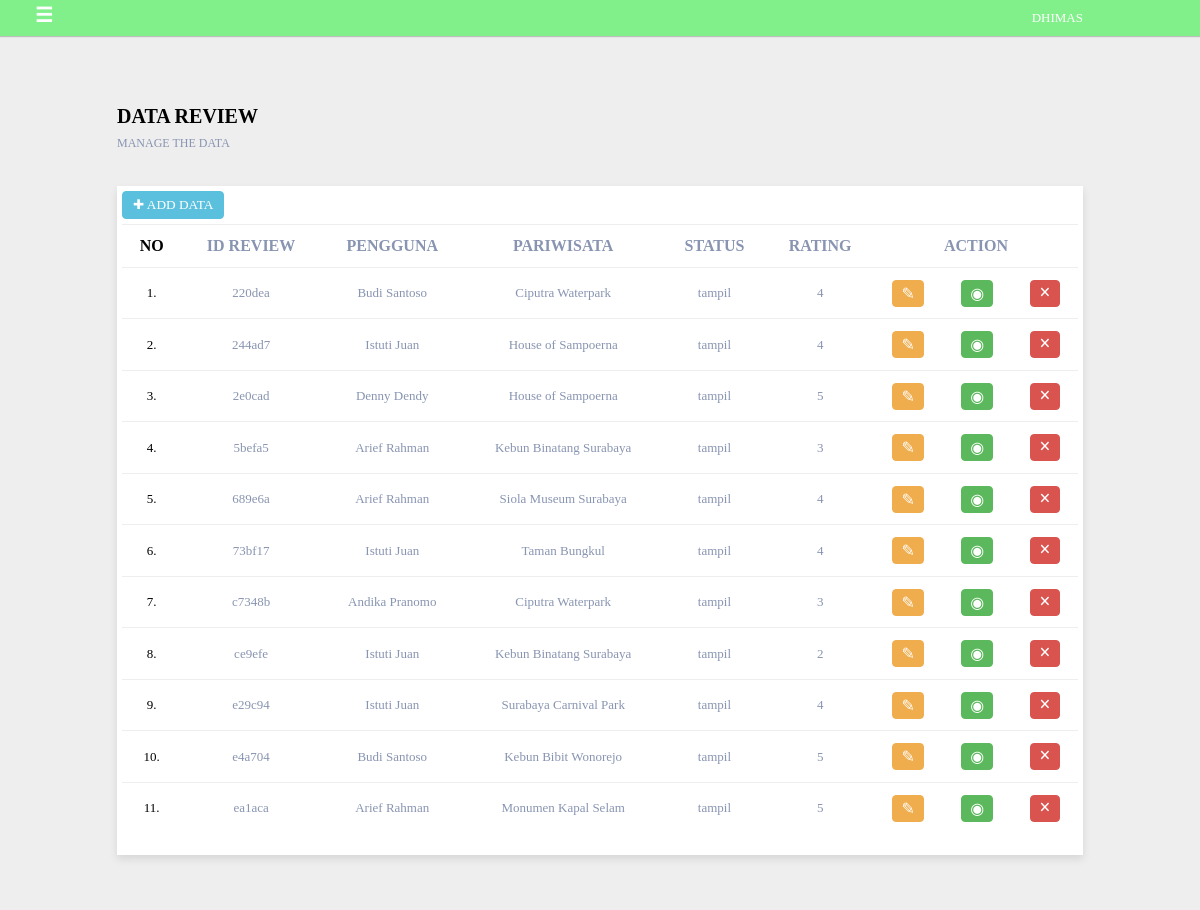
The page /discover_jatim/admin/index.php?p=index_review (signed in) on the database its author committed.
### tables this page shows
CREATE TABLE `review` (
  `id_review` char(6) NOT NULL,
  `id_pengguna` char(6) NOT NULL,
  `id_pariwisata` char(6) NOT NULL,
  `status` enum('tampil','tidak tampil') NOT NULL,
  `rating_review` int(7) NOT NULL,
  `deskripsi_review` text NOT NULL
);

CREATE TABLE `pengguna` (
  `id_pengguna` char(6) NOT NULL,
  `nama_pengguna` varchar(25) NOT NULL,
  `kata_sandi` varchar(12) NOT NULL,
  `no_telp` varchar(15) NOT NULL,
  `email` varchar(30) NOT NULL,
  `foto_pengguna` varchar(100) NOT NULL
);

CREATE TABLE `pariwisata` (
  `id_pariwisata` char(6) NOT NULL,
  `id_daerah` char(6) NOT NULL,
  `nama_tempat` varchar(25) NOT NULL,
  `alamat_pariwisata` varchar(50) NOT NULL,
  `biaya_masuk` decimal(14,2) NOT NULL,
  `deskripsi_pariwisata` text NOT NULL,
  `avg_rating` decimal(14,2) DEFAULT NULL,
  `link_website` varchar(100) NOT NULL
);

### discover_jatim/admin/modules_backend/index_review.php (the view, shortened to what this page needs)
<?php
	if(@$_SESSION['administrator'] ==""){
		echo"
			<script>
				window.location.href='index.php';
			</script>
		";
		}else{
?>
	<div class="container" id="content_sidebar">
		<div class="row">
			<div class="col-12">
				<div class="trash_content">
				</div>
			</div>
		</div>
		<div class="row">
			<div class="col-6">
				<div class="title-content">
					<strong>DATA REVIEW</strong>
					<small class="small-title-content">MANAGE THE DATA</small>
				</div>
			</div>
		</div>
		<div class="row">
			<div class="col-12">
				<div class="wishlist">
					<table class="table table-hover">
						<thead>
							<tr>
								<th style="color:#000;">NO</th>
								<th>ID REVIEW</th>
								<th>PENGGUNA</th>
								<th>PARIWISATA</th>
								<th>STATUS</th>
								<th>RATING</th>
								<th colspan="3">ACTION</th>
						</thead>
						<tbody>
							<a href="index.php?p=form_review">
							<button type="button" class="tambah_data">
								&#10010; ADD DATA
							</button>
							</a>
							<?php
								$no = 1;
								$sql = $db->prepare("SELECT R.*, P.nama_pengguna , PR.nama_tempat FROM review AS R LEFT JOIN pengguna AS P ON(R.id_pengguna = P.id_pengguna) LEFT JOIN pariwisata AS PR ON(R.id_pariwisata = PR.id_pariwisata)");
								$sql->execute();
								while($hasil = $sql->fetch(PDO::FETCH_ASSOC)){
							?>
								<tr>
									<td style="color:#000;"><?php echo $no; ?>.</td>
									<td><?php echo $hasil['id_review']; ?></td>
									<td><?php echo $hasil['nama_pengguna']; ?></td>
									<td><?php echo $hasil['nama_tempat']; ?></td>
									<td><?php echo $hasil['status']; ?></td>
									<td><?php echo $hasil['rating_review']; ?></td>
									<td><input type="button" value="&#9998;" class="edit_button" onclick="javascript:window.location.href='index.php?p=form_review&id=<?php echo addslashes(base64_encode(@$hasil['id_review'])); ?>'; " />
									</td>
									<td><input type="button" value="&#9673;" class="view_button" onclick="javascript:window.location.href='index.php?p=form_review&idview=<?php echo addslashes(base64_encode(@$hasil['id_review'])); ?>'; " />
									</td>
									<td><input type="button" class="delete_button" value="&times;"onclick="javascript:if(confirm('Are You Sure Want To Delete ?') == true) {window.location.href='modules_backend/proses_review.php?id=<?php echo base64_encode(@$hasil['id_review']); ?>&proc=delete'} "/>
									</td>
								<tr>
							<?php
								$no = $no +1;
								}
							?>
						</tbody>
					</table>
				</div>
			</div>
		</div>
	</div>
		<?php } ?>

### discover_jatim/admin/modules_backend/header.php (shortened to what this page needs)
<?php include("../database.php");?>
<html>
<head>
	<link rel="stylesheet" type="text/css" href="../includes/backend/css/style.css">
</head>
<body>
	<header class="large">
		<div class="top-menu">
			<div class="container">
				<div class="row">
					<div class="col-12">
						<li class="menu-right">
							<?php if(@$_SESSION['administrator'] !=""){ ?>
							<?php
								$sql = $db->prepare ("SELECT id_admin, administrator, password, foto_admin FROM admin WHERE administrator = '$_SESSION[administrator]'");
								$sql->execute();
								$hasil = $sql->fetch(PDO::FETCH_ASSOC)
							?>
							<a class="focus_account"><?php echo @$hasil['administrator'];?>
							</a>
							<?php }else{ ?>
								<a href="index.php">ADMIN</a>
							<?php } ?>
						</li>
					</div>
				</div>
			</div>
		</div>
	</header>
	<?php if(@$_SESSION['administrator'] !="" && @$_GET['p'] !="") {?>
		<label for="sidebar" class="open_side">
			&#9776;
		</label>
	<?php } ?>

### discover_jatim/includes/backend/css/style.css (style rules this page uses)
* { font-family:Lucida Sans; margin:0; padding:0; box-sizing:border-box; }
div { display:block; }
body { width:100%; height:auto; background-color:#eee; }
.container { padding-right:87px; padding-left:87px; margin-left:auto; margin-right:auto; }
.row { margin-left:15px;margin-right:15px; }
.container:before, .container:after, .row:before, .row:after { content:" ";display:table; }
.container:after,.row:after { clear:both; }
.col-6 { width:50%; }
.col-12 { width:100%; }
.col-1, .col-2, .col-3, .col-4, .col-5, .col-6, .col-7, .col-8, .col-9, .col-10, .col-11, .col-12 { min-height:1; position:relative; padding-left:15px; padding-right:15px; float:left; }
header { box-shadow:0 1px 1px 0 rgba(0,0,0,0.2); display:block; position:fixed; top:0; left:0; right:0; z-index:9; }
header.small, header.large, header.large .top-menu, header.large .top-menu2, header.large .top-menu2 nav.nav, header.large .top-menu2 nav.nav li, header.large .top-menu2 nav.nav ul, header.large .top-menu2 nav.nav a, header.large .top-menu2, header.small .nav a, header.small .nav, header.small .top-menu2, header, header.small .circle-cart, header.small .cart-icon, header.small input.ani { transition:all 0.3s ease-in-out; }
.top-menu { background-color:#82f08a; color:#fff; font-size:13px; padding:10px 0px; position:relative; }
.top-menu li { list-style:none; float:left; }
.top-menu a { text-decoration:none; color:#ccc; transition:all 0.3s ease-in-out; }
li.menu-right { float:right; }
.trash_content { padding:25px 0; }
strong { display:block; }
.title-content { margin-top:55px; margin-bottom:35px; font-size:20px; }
small.small-title-content { display:block; font-size:12px; color:#8894b1; margin-top:8px; }
* { padding:0; margin:0; }
.wishlist { padding:5px; margin-bottom:55px; background-color:#fff; box-shadow:0 4px 8px 0 rgba(0,0,0,0.1); }
.wishlist tr td { word-wrap:break-word; }
table { border-collapse:collapse; }
.table { margin-bottom:1rem; width:100%; }
.table th, .table td { border-top:1px solid #eceeef; padding:0.75rem; }
.table thead th { font-weight:900; color:#8894b1; border-bottom:solid #eceef 2px; }
.table-hover tbody tr { text-align:center; font-size:13px; color:#8894b1; }
.focus_account { text-transform:uppercase; color:#fff !important; }
button.tambah_data { background-color:#5bc0de; border:1px solid #5bc0de; padding:5px 10px; color:#fff; margin-bottom:5px; border-radius:4px; }
.delete_button { background-color:#d9534f; border:1px solid #d9534f; color:#fff; font-weight:bold; padding:2px 8px; padding-top:0px; border-radius:4px; font-size:20px; }
.edit_button { background-color:#f0ad4e; color:#fff; border:1px solid #f0ad4e; padding:3px 8px; font-size:16px; border-radius:4px; }
.view_button { background-color:#5cb85c; color:#fff; border:solid 1px #5cb85c; padding:3px 8px; font-size:16px; border-radius:4px; }
.open_side { position:fixed; z-index:999; color:#fff; top:3; font-size:20px; font-weight:bold; left:35; transition:all 0.3s ease-in-out; opacity:1; }
#content_sidebar { margin-left:0px;transition:all 0.3s ease-in-out; }

### rows shown on the page
review: id_review "220dea", id_pengguna.nama_pengguna "Budi Santoso", id_pariwisata.nama_tempat "Ciputra Waterpark", status "tampil", rating_review "4"
review: id_review "244ad7", id_pengguna.nama_pengguna "Istuti Juan", id_pariwisata.nama_tempat "House of Sampoerna", status "tampil", rating_review "4"
review: id_review "2e0cad", id_pengguna.nama_pengguna "Denny Dendy", id_pariwisata.nama_tempat "House of Sampoerna", status "tampil", rating_review "5"
review: id_review "5befa5", id_pengguna.nama_pengguna "Arief Rahman", id_pariwisata.nama_tempat "Kebun Binatang Surabaya", status "tampil", rating_review "3"
review: id_review "689e6a", id_pengguna.nama_pengguna "Arief Rahman", id_pariwisata.nama_tempat "Siola Museum Surabaya", status "tampil", rating_review "4"
review: id_review "73bf17", id_pengguna.nama_pengguna "Istuti Juan", id_pariwisata.nama_tempat "Taman Bungkul", status "tampil", rating_review "4"
review: id_review "c7348b", id_pengguna.nama_pengguna "Andika Pranomo", id_pariwisata.nama_tempat "Ciputra Waterpark", status "tampil", rating_review "3"
review: id_review "ce9efe", id_pengguna.nama_pengguna "Istuti Juan", id_pariwisata.nama_tempat "Kebun Binatang Surabaya", status "tampil", rating_review "2"
review: id_review "e29c94", id_pengguna.nama_pengguna "Istuti Juan", id_pariwisata.nama_tempat "Surabaya Carnival Park", status "tampil", rating_review "4"
review: id_review "e4a704", id_pengguna.nama_pengguna "Budi Santoso", id_pariwisata.nama_tempat "Kebun Bibit Wonorejo", status "tampil", rating_review "5"
review: id_review "ea1aca", id_pengguna.nama_pengguna "Arief Rahman", id_pariwisata.nama_tempat "Monumen Kapal Selam", status "tampil", rating_review "5"
